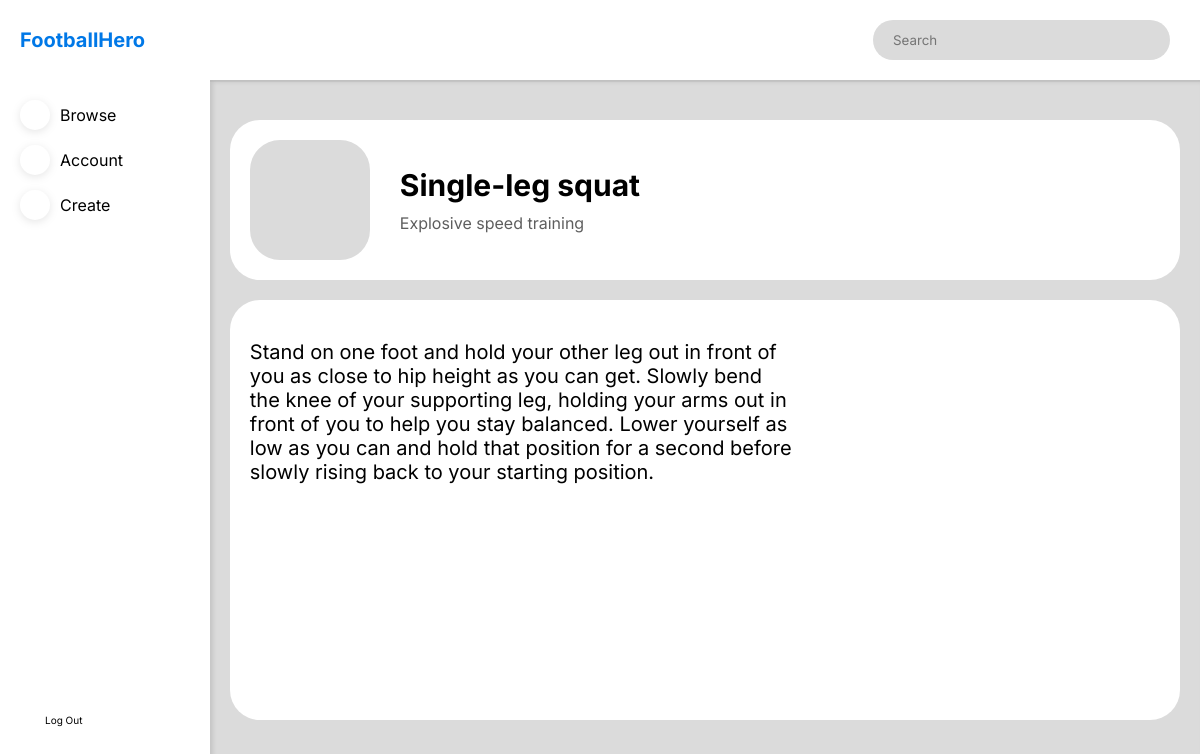
The app's page /exercise/11 (signed in) with its own data.
### website/models.py (models this page shows)
class Exercise(db.Model):
    id = db.Column(db.Integer, primary_key=True)
    name = db.Column(db.String(150), nullable=False)
    type_id = db.Column(db.Integer, db.ForeignKey('type.id'), nullable=False)
    Instructions = db.Column(db.String(1000))

class Type(db.Model):
    id = db.Column(db.Integer, primary_key=True)
    type = db.Column(db.String(150), nullable=False)
    exercise = db.relationship('Exercise')

### website/dashboard.py (the view)
@dashboard.route('/exercise/<int:id>')
@login_required
def exercise(id):
    exercise = db.session.\
        query(
            Exercise,
            Type).\
        join(Type).\
        filter(
            Exercise.id == id
        ).\
        first()
    if exercise:
        return render_template(
            'exercise.html',
            exercise=exercise
        )
    else:
        abort(404)

### website/templates/exercise.html (shortened to what this page needs)
{% extends 'dashboard_template.html' %} {% block content %}
<div class="dashboard-body-element dashboard-body-first dashboard-body-exercise-first">
  <div class="dashboard-body-icon dashboard-body-tag">
    <span class="iconify" data-icon="map:gym"></span>
  </div>
  <div class="dashboard-body-tag dashboard-body-tag-info">
    <p>{{exercise[0].name | capitalize}}</p>
    <p>{{exercise[1].type | capitalize}}</p>
  </div>
</div>
<div class="dashboard-body-element dashboard-body-exercise">
  <div class="dashboard-exercise-instructions">
    {{exercise[0].Instructions}}
  </div>
</div>
{% endblock %}

### website/static/styles.css (style rules this page uses)
* { padding: 0; margin: 0; box-sizing: border-box; font-family: "Inter", "Poppins"; }
:root { --main-color: #0078e7; --secondary-color: #dbdbdb; --background-colour: #ffffff; --text-color-1: #000000; --text-color-2: #5e5e5e; --text-color-3: #ffffff; }
html { scroll-behavior: smooth; }
.dashboard-body-first { margin-top: 40px; }
.dashboard-body-icon { height: 120px; width: 120px; background-color: var(--secondary-color); border-radius: 30px; display: flex; align-items: center; justify-content: center; }
.dashboard-body-icon .iconify { width: 60%; height: 60%; color: var(--text-color-2); }
.dashboard-body-tag p:first-child { margin-bottom: 10px; }
.dashboard-body-exercise { margin-top: 20px; margin-bottom: 200px; height: 60%; }
.dashboard-exercise-instructions { height: 90%; width: 60%; margin: auto; margin-left: 0; font-size: 20px; margin-top: 20px; }
.dashboard-body-element { width: 96%; margin-left: auto; margin-right: auto; background-color: var(--background-colour); padding: 20px; border-radius: 30px; }
.dashboard-body-exercise-first { display: flex; align-items: center; }
.dashboard-body-exercise-first .dashboard-body-tag:not(:first-child) { margin-left: 30px; }
.dashboard-body-tag-info p:not(:first-child) { color: var(--text-color-2); }
.dashboard-body-tag-info p:first-child { font-size: 30px; font-weight: bold; }

### records on screen
Exercise: name "Single-leg squat", Instructions "Stand on one foot and hold your other leg out in front of you as close to hip height as you can get. Slowly bend the knee of your supporting leg, holding your arms out in front of you to help you stay balanced. Lower yourself as low as you can and hold that position for a second before slowly rising back to your starting position."
Type: type "Explosive speed training"
